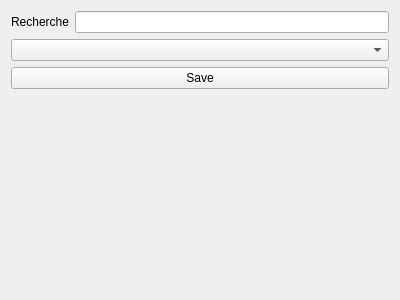
<?xml version="1.0" encoding="UTF-8"?>
<ui version="4.0">
 <class>Form</class>
 <widget class="QWidget" name="Form">
  <property name="geometry">
   <rect>
    <x>0</x>
    <y>0</y>
    <width>400</width>
    <height>300</height>
   </rect>
  </property>
  <property name="windowTitle">
   <string>Form</string>
  </property>
  <layout class="QFormLayout" name="formLayout">
   <item row="0" column="0">
    <widget class="QLabel" name="label">
     <property name="text">
      <string>Recherche</string>
     </property>
    </widget>
   </item>
   <item row="0" column="1">
    <widget class="QLineEdit" name="lineEdit"/>
   </item>
   <item row="1" column="0" colspan="2">
    <widget class="QComboBox" name="comboBox_interv"/>
   </item>
   <item row="2" column="0" colspan="2">
    <widget class="QPushButton" name="pushButton_interv">
     <property name="text">
      <string>Save</string>
     </property>
    </widget>
   </item>
  </layout>
 </widget>
 <resources/>
 <connections/>
</ui>
